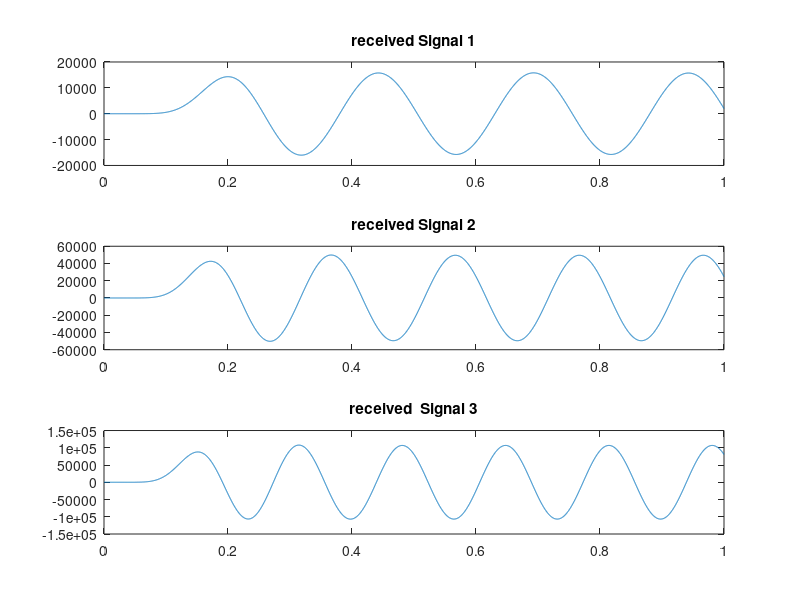

The MATLAB script that drew this image:
clc;
clear;
close all;

Am1=10;
Am2=20;
Am3=30;

Ac1=40;
Ac2=50;
Ac3=60;

fm1=4;
fm2=5;
fm3=6;


fc1=100;
fc2=170;
fc3=250;

fs=5000;
t=0:1/fs:1;

m1=Am1*sin(2*pi*fm1*t);
m2=Am2*sin(2*pi*fm2*t);
m3=Am3*sin(2*pi*fm3*t);

c1=Ac1*sin(2*pi*fc1*t);
c2=Ac2*sin(2*pi*fc2*t);
c3=Ac3*sin(2*pi*fc3*t);

com=(c1.*m1)+(c2.*m2)+(c3.*m3);


[a,b] = butter(5,[(fc1-fm1-6)/(fs/2),(fc1+fm1+6)/(fs/2)]);
bpf1=filter(a,b,com);

[c,d] = butter(5,[(fc2-fm2-6)/(fs/2),(fc2+fm2+6)/(fs/2)]);
bpf2=filter(c,d,com);

[e,f] = butter(5,[(fc3-fm3-6)/(fs/2),(fc3+fm3+6)/(fs/2)]);
bpf3=filter(e,f,com);

z1=2*bpf1.*c1;
z2=2*bpf2.*c2;
z3=2*bpf3.*c3;



[g,h]= butter(5,(fm1+3)/(fs/2));
rec1=filter(g,h,z1);


[i,j]= butter(5,(fm2+3)/(fs/2));
rec2=filter(i,j,z2);

[k,l]= butter(5,(fm3+3)/(fs/2));
rec3=filter(k,l,z3);


subplot(3,1,1);
plot(t,rec1)
title('received Signal 1');

subplot(3,1,2);
plot(t,rec2)
title('received Signal 2');

subplot(3,1,3);
plot(t,rec3)
title('received  Signal 3');
